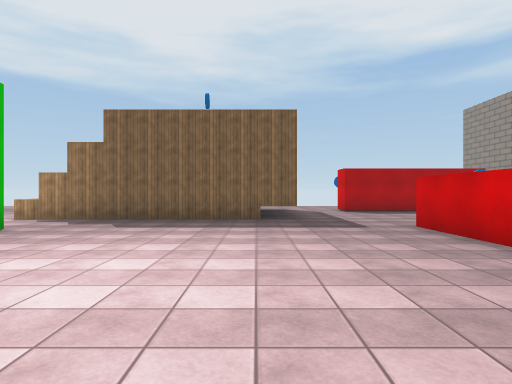
[1] (above)

16 first-person views from a walk through a scene from a Unity 3-D project. The camera is 1.4 m above the floor, looks level and sees 75° across. The floor is counted in squares, 2 m on a side. Each view is taken from the middle of a square. On the plan, view 1 faces up. The plan holds only what a view shows up to about 10 squares ahead; the rest is blank. The player character is not drawn. Some surface patterns are stand-ins.

[2]
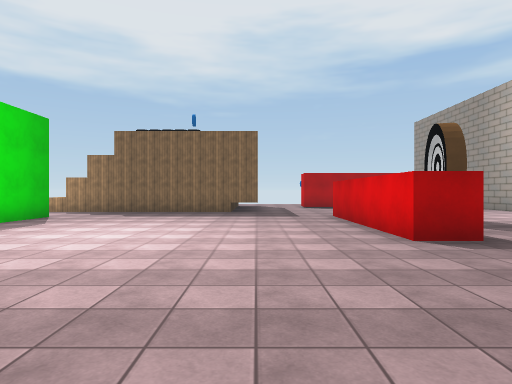

[3]
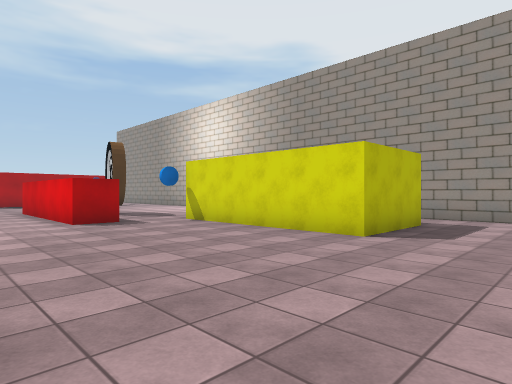

[4]
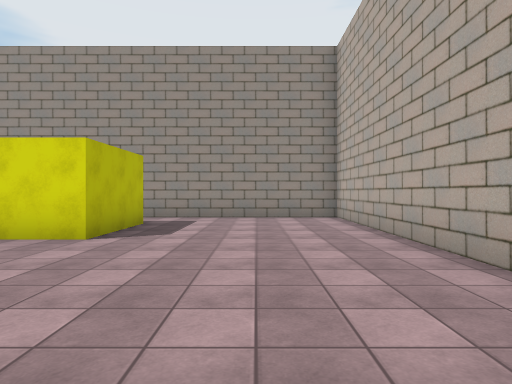

[5]
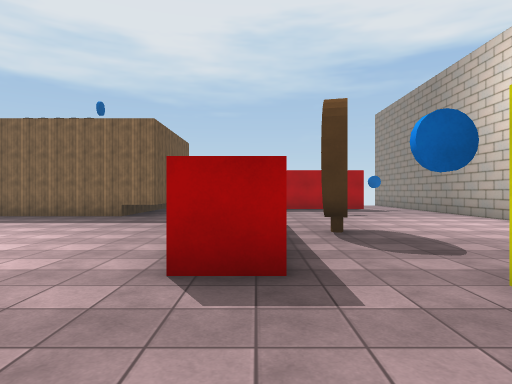

[6]
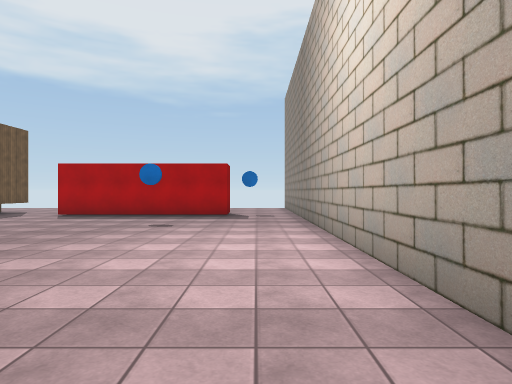

[7]
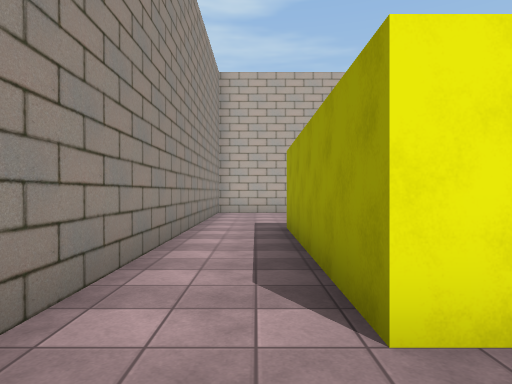

[8]
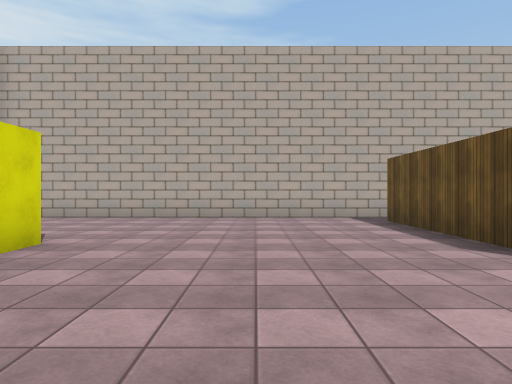

[9]
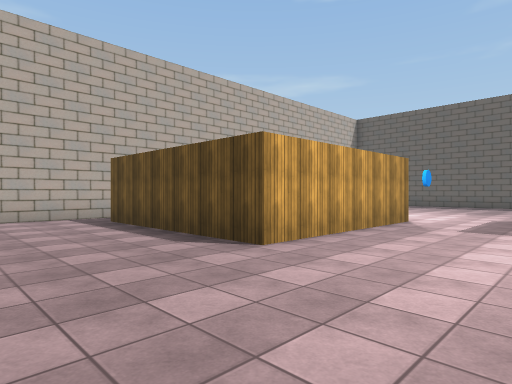

[10]
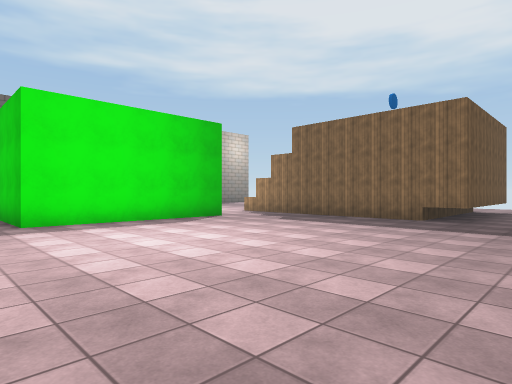

[11]
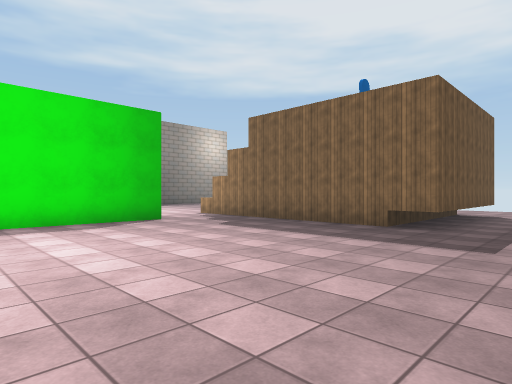

[12]
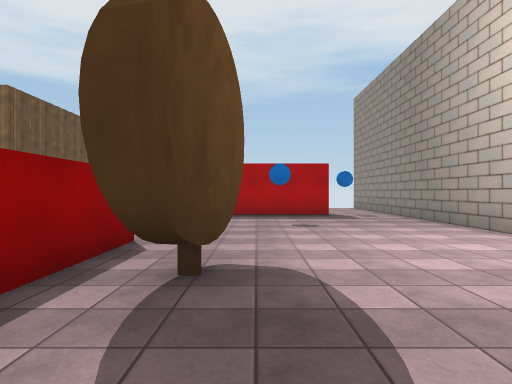

[13]
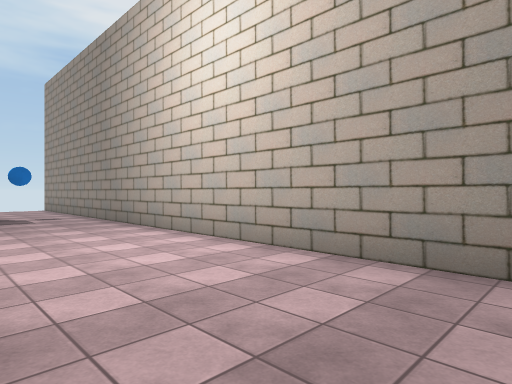

[14]
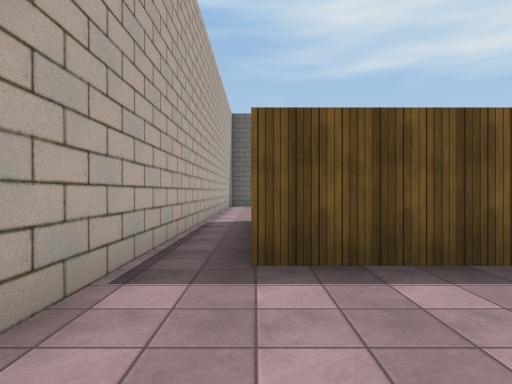

[15]
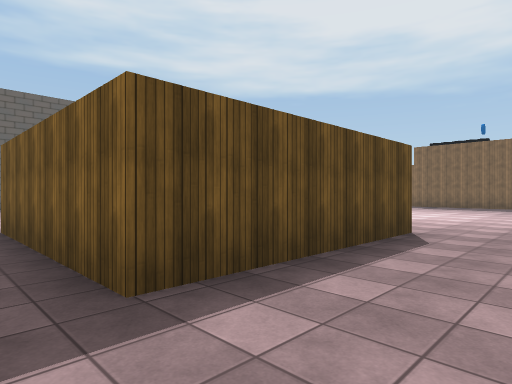

[16]
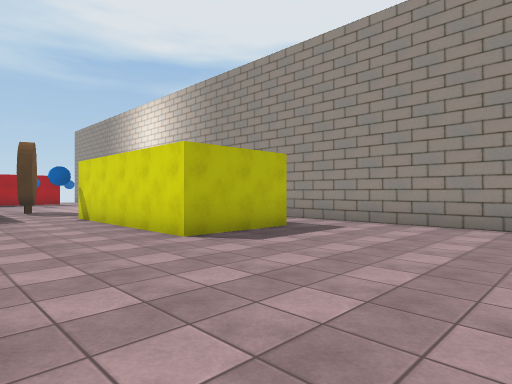

### Floor plan
Points are (right, up) in squares from view 1. A wall is a line through its corners. A room is listed if a view was taken in it or the views show most of it. See-through windows are left out.
Room 1 (views 1, 2, 3, 4, 5, 6, 7, 8, 9, 10, 11, 12, 13, 14, 15, 16)
walls: (4.4, 1.8) (3.3, 1.8) (3.3, 6.8); (7.8, 1.5) (8.4, 1.5) (8.4, -3.5) (5.9, -3.5) (5.9, 1.5); (5.6, 5.2) (5.4, 4) (5, 4.1); (5.9, 5.7) (5.6, 4.9); (4.3, 6.5) (4.3, 4.2); (-5.2, -2) (-0.2, -2) (-0.2, -7) (-5.2, -7); (-4.8, 6.4) (-4.8, 1.4); (1.1, 11.5) (1.1, 8.6) (-4.5, 8.6); (8.2, 11.8) (3.1, 11.8); (-5.5, -8.2) (10.3, -8.2) (10.3, 11.4)
ways out: opening at (-6, -8); opening at (-6, 0); opening at (-5.5, 7.5); opening at (2.5, 12); opening at (9.5, 12)

Where each view was taken, in squares from view 1:
view 1: 0 up, 0 right, facing up
view 2: 3 down, 1 right, facing up
view 3: 6 down, 1 right, facing up-right
view 4: 6 down, 1 right, facing right
view 5: 1 down, 4 right, facing up
view 6: 2 up, 9 right, facing up
view 7: 3 up, 9 right, facing down
view 8: 1 up, 3 right, facing down
view 9: 1 up, 3 right, facing down-left
view 10: 0 up, 3 right, facing up-left
view 11: 2 up, 3 right, facing up-left
view 12: 2 up, 6 right, facing up
view 13: 2 up, 7 right, facing up-right
view 14: 7 down, 3 right, facing left
view 15: 8 down, 2 right, facing up-left
view 16: 8 down, 3 right, facing up-right
